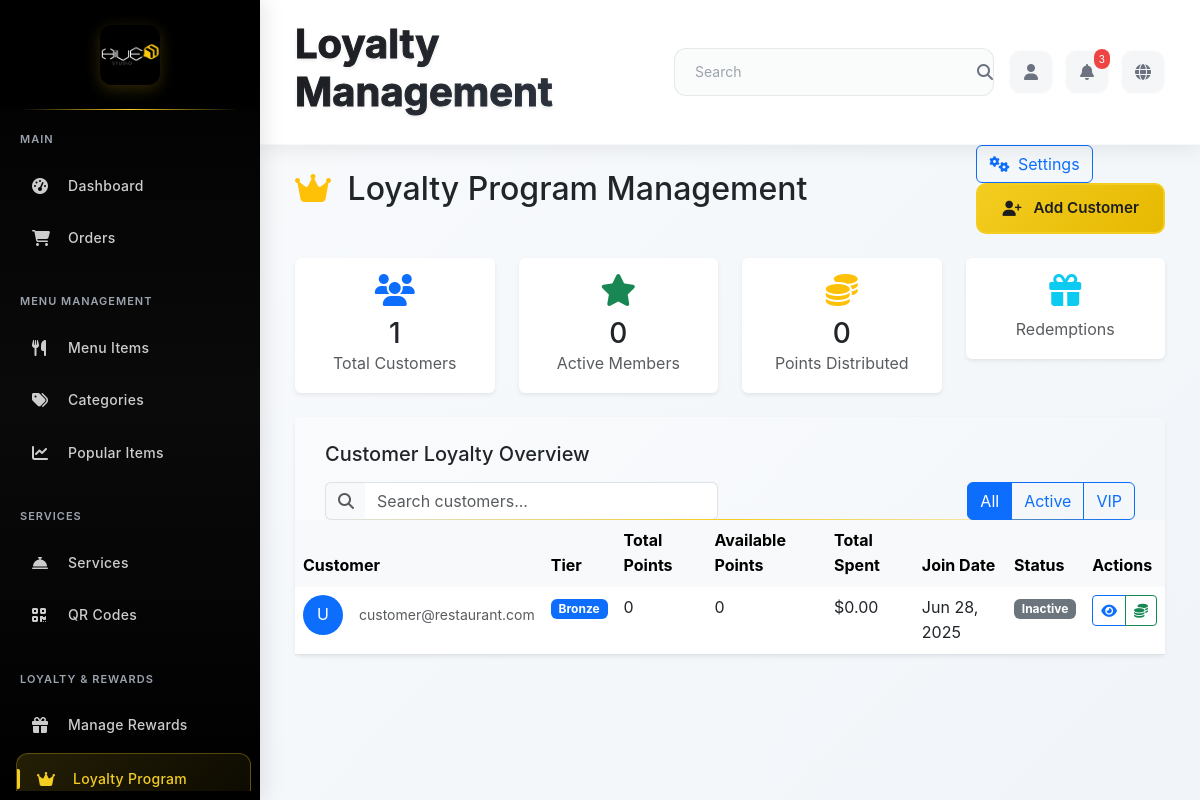
The app's page /admin/loyalty-management (signed in), older data.
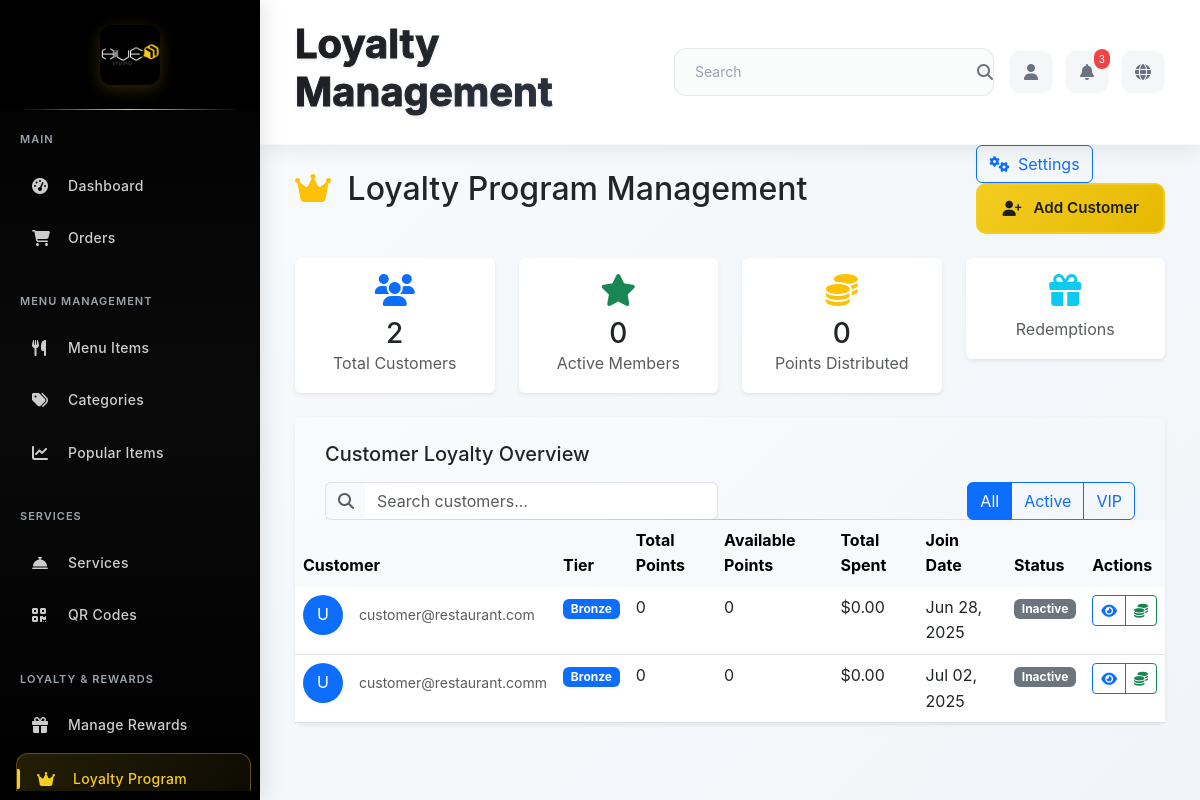
The same page, newer data.
### app/models.py (models this page shows, shortened)
class CustomerLoyalty(db.Model):
    __tablename__ = 'customer_loyalty'
    loyalty_id = db.Column(db.Integer, primary_key=True)
    user_id = db.Column(db.Integer, db.ForeignKey('users.user_id'), nullable=False, unique=True)
    total_points = db.Column(db.Integer, nullable=False, default=0)
    lifetime_points = db.Column(db.Integer, nullable=False, default=0)
    tier_level = db.Column(db.Enum('bronze', 'silver', 'gold', 'platinum', name='loyalty_tiers'),
                          nullable=False, default='bronze')
    join_date = db.Column(db.DateTime, default=datetime.utcnow)
    last_activity = db.Column(db.DateTime, default=datetime.utcnow)

class User(UserMixin, db.Model):
    __tablename__ = 'users'
    user_id = db.Column(db.Integer, primary_key=True)
    name = db.Column(db.String(100), nullable=False)
    email = db.Column(db.String(120), unique=True, nullable=False, index=True)
    phone = db.Column(db.String(20), nullable=True)
    password_hash = db.Column(db.String(255), nullable=False)
    role = db.Column(db.Enum('customer', 'admin', 'waiter', name='user_roles'), nullable=False, default='customer')
    profile_img = db.Column(db.String(255), nullable=True)
    created_at = db.Column(db.DateTime, default=datetime.utcnow)
    is_active = db.Column(db.Boolean, default=True)
    orders = db.relationship('Order', backref='customer', lazy='dynamic')
    service_requests = db.relationship('ServiceRequest', backref='customer', lazy='dynamic')
    notifications = db.relationship('Notification', backref='user', lazy='dynamic')
    feedback = db.relationship('Feedback', backref='user', lazy='dynamic')
    loyalty_account = db.relationship('CustomerLoyalty', backref='user', uselist=False)
    point_transactions = db.relationship('PointTransaction', backref='user', lazy='dynamic')
    reward_redemptions = db.relationship('RewardRedemption', backref='user', lazy='dynamic')
    audit_logs = db.relationship('AuditLog', backref='user', lazy='dynamic')
    def is_admin(self):
        return self.role == 'admin'

### app/modules/admin/routes.py (the view)
@bp.route('/loyalty-management')
@login_required
def loyalty_management():
    if not current_user.is_admin():
        return redirect(url_for('main.index'))
    page = request.args.get('page', 1, type=int)
    per_page = 20  # Number of customers per page
    customers = CustomerLoyalty.query.order_by(
        CustomerLoyalty.total_points.desc()
    ).paginate(
        page=page,
        per_page=per_page,
        error_out=False
    )
    total_customers = CustomerLoyalty.query.count()
    active_customers = CustomerLoyalty.query.filter(CustomerLoyalty.total_points > 0).count()
    bronze_customers = CustomerLoyalty.query.filter_by(tier_level='bronze').count()
    silver_customers = CustomerLoyalty.query.filter_by(tier_level='silver').count()
    gold_customers = CustomerLoyalty.query.filter_by(tier_level='gold').count()
    platinum_customers = CustomerLoyalty.query.filter_by(tier_level='platinum').count()
    total_points_distributed = db.session.query(func.sum(PointTransaction.points_earned)).scalar() or 0
    total_points_redeemed = db.session.query(func.sum(PointTransaction.points_redeemed)).scalar() or 0
    recent_transactions = PointTransaction.query.order_by(
        PointTransaction.timestamp.desc()
    ).limit(10).all()
    top_customers = CustomerLoyalty.query.order_by(
        CustomerLoyalty.total_points.desc()
    ).limit(10).all()
    return render_template('loyalty_management.html',
                         customers=customers,
                         total_customers=total_customers,
                         active_customers=active_customers,
                         bronze_customers=bronze_customers,
                         silver_customers=silver_customers,
                         gold_customers=gold_customers,
                         platinum_customers=platinum_customers,
                         total_points_distributed=total_points_distributed,
                         total_points_redeemed=total_points_redeemed,
                         recent_transactions=recent_transactions,
                         top_customers=top_customers)

### app/extensions.py (called while the page is built)
def init_extensions(app):
    db.init_app(app)
    login_manager.init_app(app)
    migrate.init_app(app, db)
    socketio.init_app(app, cors_allowed_origins="*")
    csrf.init_app(app)
    login_manager.login_view = 'auth.login'
    login_manager.login_message = 'Please log in to access this page.'
    login_manager.login_message_category = 'info'
    @login_manager.user_loader
    def load_user(user_id):
        from app.models import User
        return User.query.get(int(user_id))

### app/modules/admin/templates/loyalty_management.html (shortened to what the changed rows need)
{% extends "base.html" %}
{% block page_title %}Loyalty Management{% endblock %}
{% block content %}
<div class="d-flex justify-content-between align-items-center mb-4">
    <h2 class="mb-0">
        <i class="fas fa-crown text-warning me-2"></i>
        Loyalty Program Management
    </h2>
</div>
<div class="row mb-4">
    <div class="col-md-3">
        <div class="card border-0 shadow-sm">
            <div class="card-body text-center">
                <div class="text-primary mb-2">
                    <i class="fas fa-users fa-2x"></i>
                </div>
                <h3 class="mb-0">{{ total_customers }}</h3>
                <p class="text-muted mb-0">Total Customers</p>
            </div>
        </div>
    </div>
</div>
<div class="card border-0 shadow-sm">
    <div class="card-body p-0">
        <div class="table-responsive">
            <table class="table table-hover mb-0">
                <thead class="table-light">
                    <tr>
                        <th class="border-0">Customer</th>
                        <th class="border-0">Tier</th>
                        <th class="border-0">Total Points</th>
                        <th class="border-0">Available Points</th>
                        <th class="border-0">Total Spent</th>
                        <th class="border-0">Join Date</th>
                        <th class="border-0">Status</th>
                        <th class="border-0">Actions</th>
                    </tr>
                </thead>
                <tbody>
                    {% for customer in customers %}
                    <tr>
                        <td>
                            <div class="d-flex align-items-center">
                                <div class="avatar-sm me-3">
                                    <div class="avatar-sm bg-primary text-white rounded-circle d-flex align-items-center justify-content-center">
                                        {{ (customer.user.first_name[0] if customer.user and customer.user.first_name else 'U').upper() }}
                                    </div>
                                </div>
                                <div>
                                    <small class="text-muted">{{ customer.user.email if customer.user else 'No email' }}</small>
                                </div>
                            </div>
                        </td>
                        <td>
                            <span class="badge bg-{{ 'warning' if customer.tier_level == 'gold' else 'secondary' if customer.tier_level == 'silver' else 'info' if customer.tier_level == 'platinum' else 'primary' }}">
                                {{ customer.tier_level.title() }}
                            </span>
                        </td>
                        <td>{{ customer.lifetime_points }}</td>
                        <td>{{ customer.total_points }}</td>
                        <td>${{ "%.2f"|format(0) }}</td>
                        <td>{{ customer.join_date.strftime('%b %d, %Y') }}</td>
                        <td>
                            <span class="badge bg-{{ 'success' if customer.total_points > 0 else 'secondary' }}">
                                {{ 'Active' if customer.total_points > 0 else 'Inactive' }}
                            </span>
                        </td>
                        <td>
                            <div class="btn-group" role="group">
                                <button class="btn btn-sm btn-outline-primary" data-bs-toggle="modal" data-bs-target="#customerModal{{ customer.loyalty_id }}">
                                    <i class="fas fa-eye"></i>
                                </button>
                                <button class="btn btn-sm btn-outline-success" onclick="adjustPoints({{ customer.customer_id }})">
                                    <i class="fas fa-coins"></i>
                                </button>
                            </div>
                        </td>
                    </tr>
                    {% endfor %}
                </tbody>
            </table>
        </div>
    </div>
</div>
{% endblock %}

Row changes from the older to the newer data that the page shows:
added CustomerLoyalty: user "U", user "customer@restaurant.comm", tier_level "Bronze", lifetime_points "0", total_points "0", value "0.00", join_date "Jul 02, 2025", total_points "Inactive"
Text that changed along with them:
{{ total_customers }}: "1" → "2"
